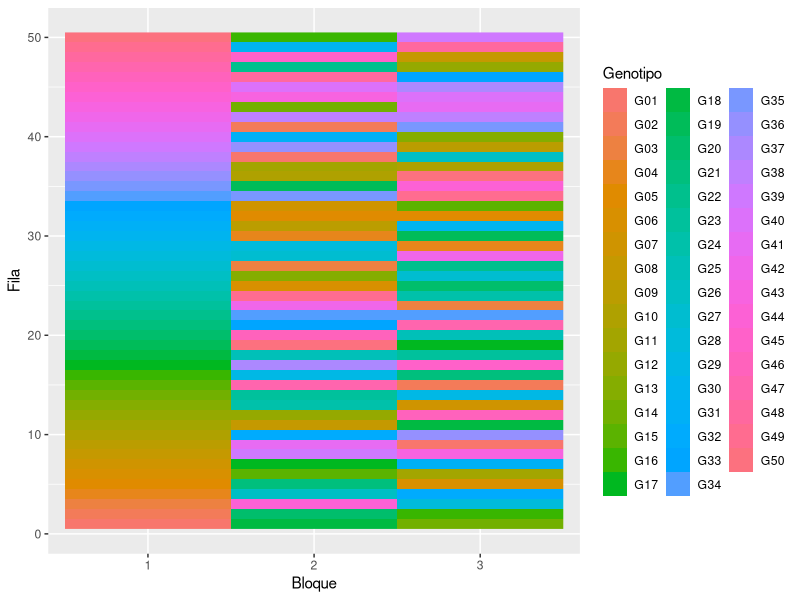
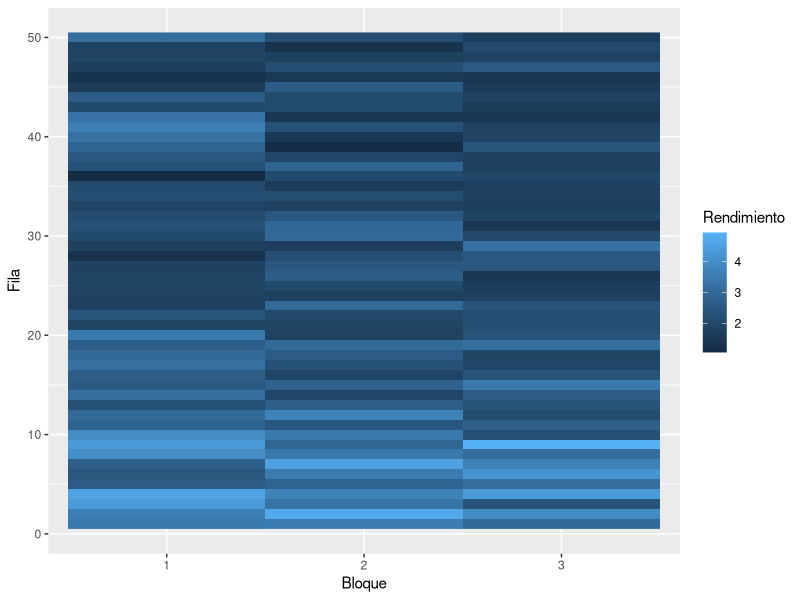
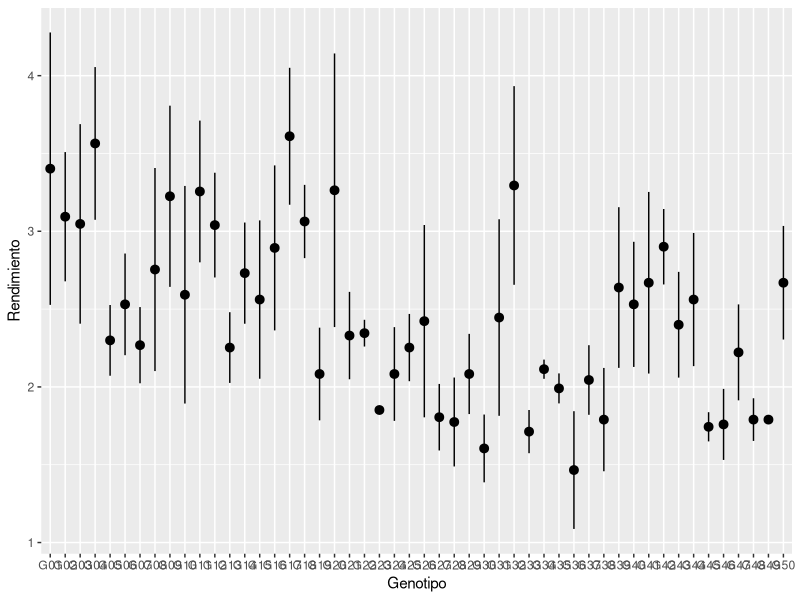
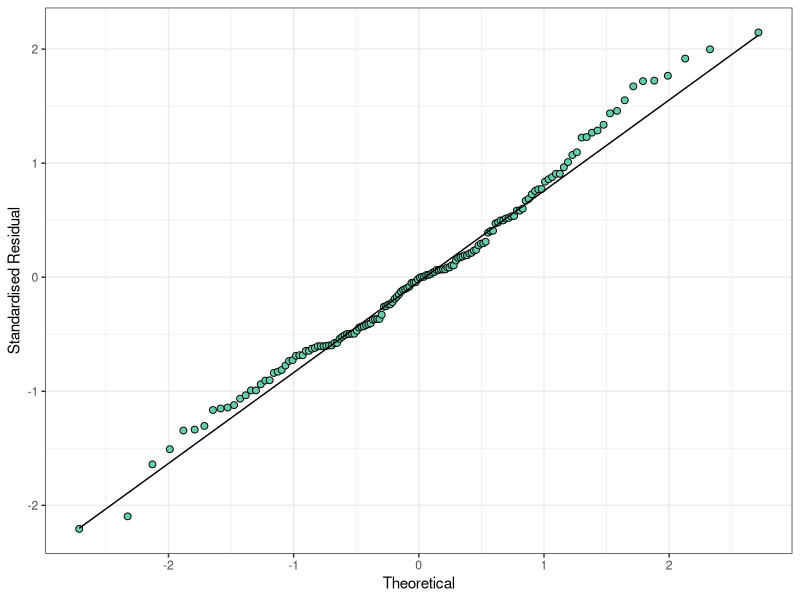
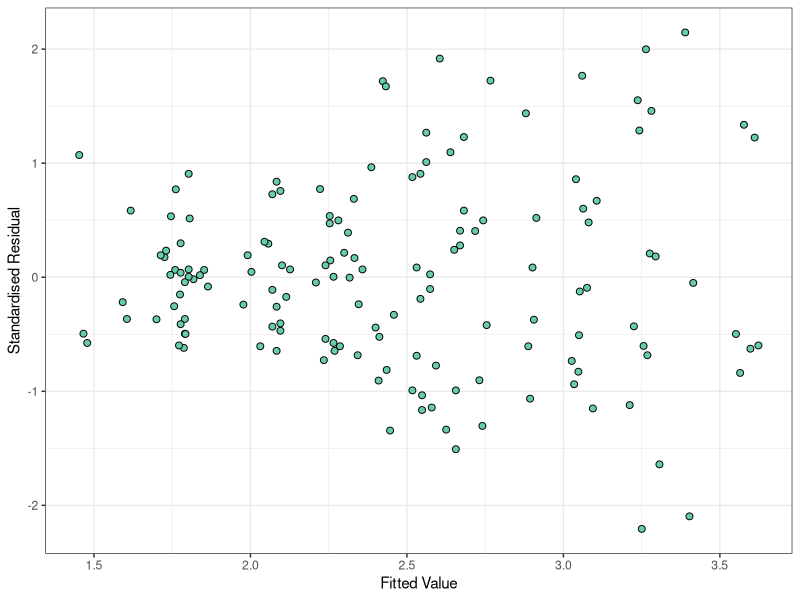
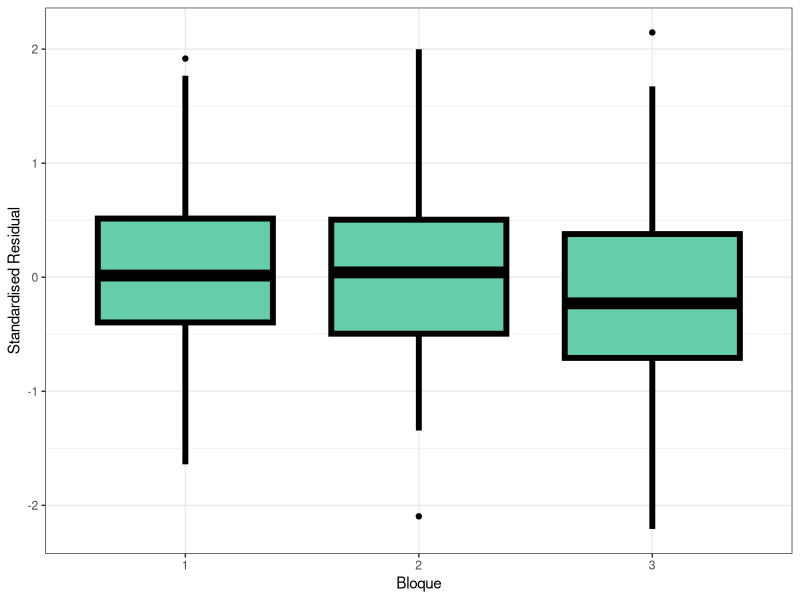
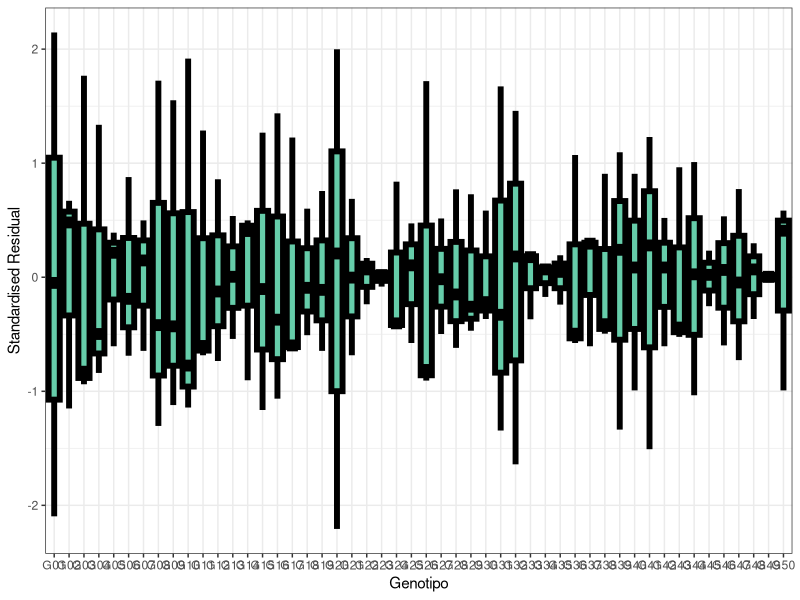
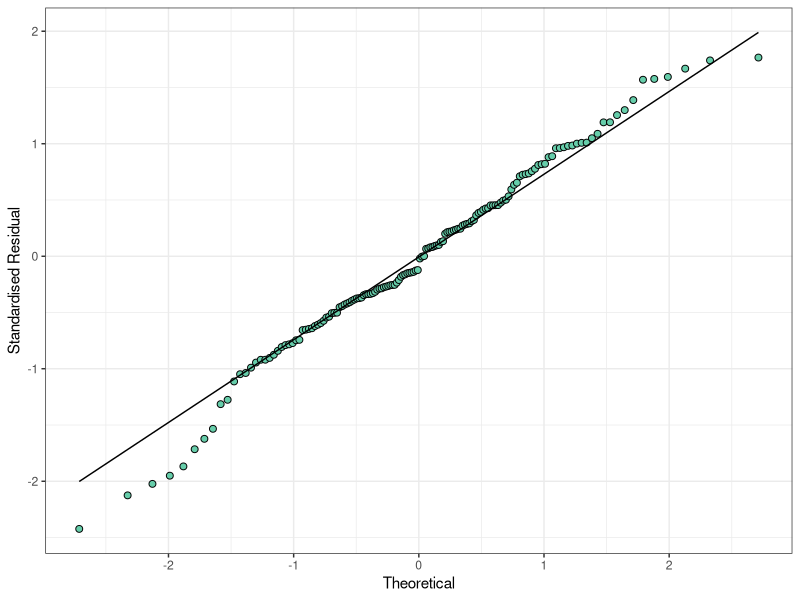

Write the R code that produced these figures, in order.
library(dplyr)
library(ggplot2)

library(nlme)
library(emmeans)

datos_trigo <- read.table('Datos/Dia 1/Trigo.txt',
sep = '\t',
header = TRUE,
dec = ',')

datos_trigo <- 
  datos_trigo |>
  mutate(Bloque = as.character(Bloque))


head(datos_trigo)

ggplot(datos_trigo, aes(Bloque, Fila)) +
  geom_raster(aes(fill = Genotipo))

ggplot(datos_trigo, aes(Bloque, Fila)) +
  geom_raster(aes(fill = Rendimiento))


ggplot(datos_trigo, aes(Genotipo, Rendimiento)) +
  stat_summary(fun.data = mean_se)

mdl_errores_indep <- lme(Rendimiento ~ Genotipo, 
list(Bloque=pdIdent(~1)),
data = datos_trigo)

datos_trigo$resid_indep <- 
  residuals(mdl_errores_indep, type = 'normalized')
datos_trigo$pred_indep <- 
  predict(mdl_errores_indep)

ggplot(datos_trigo, aes(sample = resid_indep)) +
        geom_qq(
            colour = "black",
            fill = "aquamarine3",
            size = 2,
            shape = 21
        ) +
        geom_qq_line() +
        theme_bw() +
        labs(y = "Standardised Residual", 
        x = "Theoretical")

ggplot(
        data = datos_trigo,
        mapping = aes(x = pred_indep, y = resid_indep)
        ) +
        geom_point(
            colour = "black",
            fill = "aquamarine3",
            size = 2,
            shape = 21
        ) +
        theme_bw() +
        labs(y = "Standardised Residual",
         x = "Fitted Value")



ggplot(
        data = datos_trigo,
        mapping = aes(x = Bloque, y = resid_indep)
        ) +
        geom_boxplot(
            colour = "black",
            fill = "aquamarine3",
            size = 2,
            shape = 21
        ) +
        theme_bw() +
        labs(y = "Standardised Residual", x = "Bloque")



ggplot(
        data = datos_trigo,
        mapping = aes(x = Genotipo, y = resid_indep)
        ) +
        geom_boxplot(
            colour = "black",
            fill = "aquamarine3",
            size = 2,
            shape = 21
        ) +
        theme_bw() +
        labs(y = "Standardised Residual", x = "Genotipo")


joint_tests(mdl_errores_indep)


emmeans(mdl_errores_indep, 'Genotipo') |>
  as.data.frame() |>
  arrange(emmean)


mdl_errores_corr_exp <- lme(Rendimiento ~ Genotipo, 
random = list(Bloque=pdIdent(~1)),
correlation = corExp(form=~Bloque_vis + Fila,
nugget=FALSE,
metric='euclidean'),
data = datos_trigo)


mdl_errores_corr_gau <- lme(Rendimiento ~ Genotipo, 
random = list(Bloque=pdIdent(~1)),
correlation = corGaus(form=~Bloque_vis + Fila,
nugget=FALSE,
metric='euclidean'),
data = datos_trigo)

mdl_errores_corr_lin <- lme(Rendimiento ~ Genotipo, 
random = list(Bloque=pdIdent(~1)),
correlation = corLin(form=~Bloque_vis + Fila,
nugget=FALSE,
metric='euclidean'),
data = datos_trigo)

mdl_errores_corr_spher <- lme(Rendimiento ~ Genotipo, 
random = list(Bloque=pdIdent(~1)),
correlation = corSpher(form=~Bloque_vis + Fila,
nugget=FALSE,
metric='euclidean'),
data = datos_trigo)

mdl_errores_corr_rationalquad<- lme(Rendimiento ~ Genotipo, 
random = list(Bloque=pdIdent(~1)),
correlation = corRatio(form=~Bloque_vis + Fila,
nugget=FALSE,
metric='euclidean'),
data = datos_trigo)




data.frame(
  Modelo = c('Errores Independientes',
             'Correlacion Espacial (Exp)',
             'Correlacion Espacial (Gaussian)',
             'Correlacion Espacial (Linear)',
             'Correlacion Espacial (Spheric)',
             'Correlacion Espacial (Rational Quadratic)'),
  AIC = c(AIC(mdl_errores_indep), 
          AIC(mdl_errores_corr_exp),
          AIC(mdl_errores_corr_gau),
          AIC(mdl_errores_corr_lin),
          AIC(mdl_errores_corr_spher),
          AIC(mdl_errores_corr_rationalquad)
          ),
  BIC = c(BIC(mdl_errores_indep), 
          BIC(mdl_errores_corr_exp),
          BIC(mdl_errores_corr_gau),
          BIC(mdl_errores_corr_lin),
          BIC(mdl_errores_corr_spher),
          BIC(mdl_errores_corr_rationalquad))
) |> 
  arrange(AIC, BIC)

datos_trigo$resid_corr_lin <- 
  residuals(mdl_errores_corr_lin, type = 'normalized')
datos_trigo$pred_corr_lin <- 
  predict(mdl_errores_corr_lin)

ggplot(datos_trigo, aes(sample = resid_corr_lin)) +
        geom_qq(
            colour = "black",
            fill = "aquamarine3",
            size = 2,
            shape = 21
        ) +
        geom_qq_line() +
        theme_bw() +
        labs(y = "Standardised Residual", x = "Theoretical")

ggplot(
        data = datos_trigo,
        mapping = aes(x = pred_corr_lin, y = resid_corr_lin)
        ) +
        geom_point(
            colour = "black",
            fill = "aquamarine3",
            size = 2,
            shape = 21
        ) +
        theme_bw() +
        labs(y = "Standardised Residual", x = "Fitted Value")



ggplot(
        data = datos_trigo,
        mapping = aes(x = Bloque, y = resid_corr_lin)
        ) +
        geom_boxplot(
            colour = "black",
            fill = "aquamarine3",
            size = 2,
            shape = 21
        ) +
        theme_bw() +
        labs(y = "Standardised Residual", x = "Bloque")



ggplot(
        data = datos_trigo,
        mapping = aes(x = Genotipo, y = resid_corr_lin)
        ) +
        geom_boxplot(
            colour = "black",
            fill = "aquamarine3",
            size = 2,
            shape = 21
        ) +
        theme_bw() +
        labs(y = "Standardised Residual", x = "Genotipo")


joint_tests(mdl_errores_corr_lin)


emmeans(mdl_errores_corr_lin, 'Genotipo') |>
  as.data.frame() |>
  arrange(emmean)
